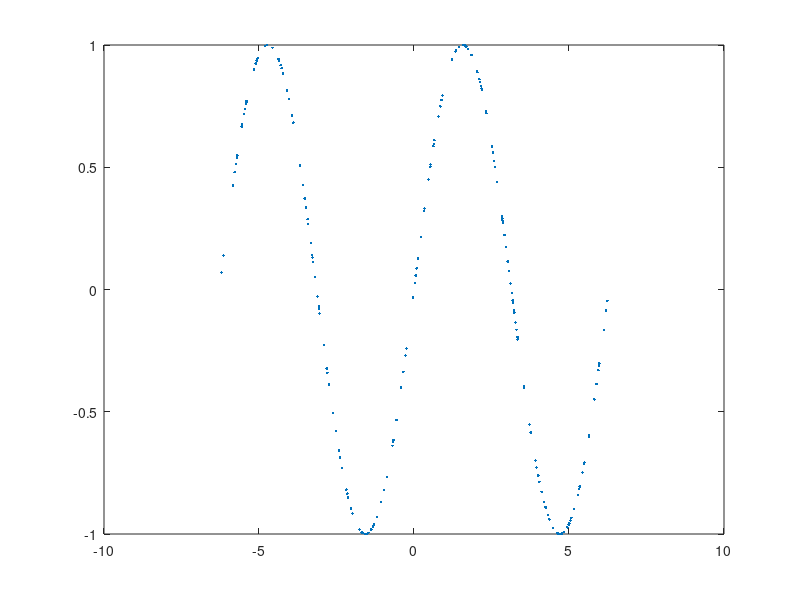

MATLAB code to generate this figure: (Note: this script raises an error after producing the figure.)
%%%%%%%%%%%%%%%%%%%%%%%%%%%%%%%%%%%%%%%%%%%%%%%%%%%%%%%%%%%%%%%%%%%%%%%%%%%
% Generic Curve Fitting
%
% A transform to take a pixelated image of a psf into the localized
% coordinates
%
% AJN 12/21/16
%%%%%%%%%%%%%%%%%%%%%%%%%%%%%%%%%%%%%%%%%%%%%%%%%%%%%%%%%%%%%%%%%%%%%%%%%%%
close all; clear all; clc;

%% Recreate functional fitting
% load('composit.mat','x','drifts')
x = -2*pi:0.01:2*pi;
% y = abs(sin(x)./(x));%+0.15*randn(1,numel(x));
y = sin(x)
% y = x.^2 + randn(1,numel(x))*2;

inds = randperm(numel(x));
xsub = x(inds(1:round(0.15*numel(x)))).';
ysub = y(inds(1:round(0.15*numel(x)))).';
% xsub = x;
% ysub = drifts;
for i = 1:numel(ysub(1,:))
plot(xsub,ysub(:,i),'.')
hold on
end
hold off
%% Neural Network Stuff 
% Layer information
inputs = numel(xsub(1,:));
outputs = numel(ysub(1,:));
hiddens = 15;
it = 5000;

% Fitting Stuff
lambda = 00.01;
trainper = 1;
epsint = 0.12;
its = [1,5,7,9, 10,15,20,25,30,35,40,50,100,500,1000];
for k = 1:numel(its)
    it = (its(k));
% build random thetas
theta1 = rand(hiddens, inputs + 1)*2*epsint - epsint;
theta2 = rand(outputs, hiddens +1)*2*epsint - epsint;

% Feature scaling
for i = 1:numel(ysub(1,:))
ymi(i) = min(ysub(:,i));
ysc(i) = (max(ysub(:,i)) - min(ysub(:,i)));
ys(:,i) = (ysub(:,i) - ymi(i))/ysc(i);
end

[theta1, theta2] = func_lorax_neural_teach(theta1, theta2, xsub, ys, lambda, it, trainper);

% trained neural calc
% x = 1:10000;
x = x(:);
X1 = [ ones(numel(x(:,1)),1), x];
z2 = X1*theta1.';
a2 = [ones(numel(z2(:,1)),1), sigmoid(z2)];
z3 = a2*theta2.';
a3 = sigmoid(z3);

% unscale
for i = 1:numel(ysub(1,:))
yf(:,i) = a3(:,i) * ysc(i) + ymi(i);
end
plot(x,y);
hold on
plot(x,yf,'.r');
title(['Iteration number',num2str(its(k))]);
legend('Data',' Neural Network');
hold off
drawnow
M(k) = getframe(gcf);
end